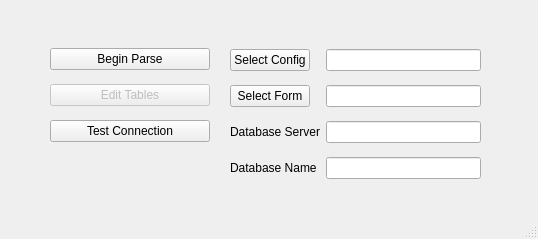
<?xml version="1.0" encoding="UTF-8"?>
<ui version="4.0">
 <class>MainWindow</class>
 <widget class="QMainWindow" name="MainWindow">
  <property name="geometry">
   <rect>
    <x>0</x>
    <y>0</y>
    <width>538</width>
    <height>239</height>
   </rect>
  </property>
  <property name="windowTitle">
   <string>MainWindow</string>
  </property>
  <widget class="QWidget" name="centralwidget">
   <widget class="QWidget" name="verticalLayoutWidget">
    <property name="geometry">
     <rect>
      <x>50</x>
      <y>40</y>
      <width>160</width>
      <height>111</height>
     </rect>
    </property>
    <layout class="QVBoxLayout" name="verticalLayout_2">
     <item>
      <widget class="QPushButton" name="btn_begin_parse">
       <property name="text">
        <string>Begin Parse</string>
       </property>
      </widget>
     </item>
     <item>
      <widget class="QPushButton" name="btn_go_to_edit_window">
       <property name="enabled">
        <bool>false</bool>
       </property>
       <property name="text">
        <string>Edit Tables</string>
       </property>
      </widget>
     </item>
     <item>
      <widget class="QPushButton" name="btn_test_connection">
       <property name="enabled">
        <bool>true</bool>
       </property>
       <property name="text">
        <string>Test Connection</string>
       </property>
      </widget>
     </item>
    </layout>
   </widget>
   <widget class="QWidget" name="formLayoutWidget">
    <property name="geometry">
     <rect>
      <x>230</x>
      <y>40</y>
      <width>251</width>
      <height>141</height>
     </rect>
    </property>
    <layout class="QFormLayout" name="formLayout">
     <property name="verticalSpacing">
      <number>14</number>
     </property>
     <property name="topMargin">
      <number>9</number>
     </property>
     <item row="0" column="0">
      <widget class="QPushButton" name="btn_select_config">
       <property name="text">
        <string>Select Config</string>
       </property>
      </widget>
     </item>
     <item row="0" column="1">
      <widget class="QLineEdit" name="line_config_file">
       <property name="enabled">
        <bool>true</bool>
       </property>
       <property name="readOnly">
        <bool>true</bool>
       </property>
      </widget>
     </item>
     <item row="1" column="0">
      <widget class="QPushButton" name="btn_select_form">
       <property name="text">
        <string>Select Form</string>
       </property>
      </widget>
     </item>
     <item row="1" column="1">
      <widget class="QLineEdit" name="line_form_file">
       <property name="readOnly">
        <bool>true</bool>
       </property>
      </widget>
     </item>
     <item row="2" column="1">
      <widget class="QLineEdit" name="line_db_server"/>
     </item>
     <item row="3" column="1">
      <widget class="QLineEdit" name="line_db_name"/>
     </item>
     <item row="2" column="0">
      <widget class="QLabel" name="label">
       <property name="text">
        <string>Database Server</string>
       </property>
      </widget>
     </item>
     <item row="3" column="0">
      <widget class="QLabel" name="label_2">
       <property name="text">
        <string>Database Name</string>
       </property>
      </widget>
     </item>
    </layout>
   </widget>
  </widget>
  <widget class="QMenuBar" name="menubar">
   <property name="geometry">
    <rect>
     <x>0</x>
     <y>0</y>
     <width>538</width>
     <height>21</height>
    </rect>
   </property>
  </widget>
  <widget class="QStatusBar" name="statusbar"/>
 </widget>
 <resources/>
 <connections/>
</ui>
